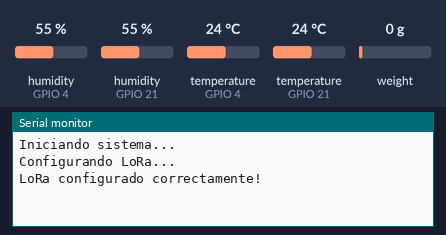
Recording of a sketch running on a simulated ESP32. Parts: the last lines printed to the serial monitor. The test bench sets the inputs (shaded band); at power-on: humidity (sensors on GPIO 4, GPIO 21) 55 %, weight on the scale 0 g, temperature (sensors on GPIO 4, GPIO 21) 24 °C. I2S audio is not simulated (input reads silence); no radio packets arrive unless stated.

Above: at 2.2 s.
2.3 s: humidity (sensor on GPIO 4) set to 22 %
At 5.4 s:
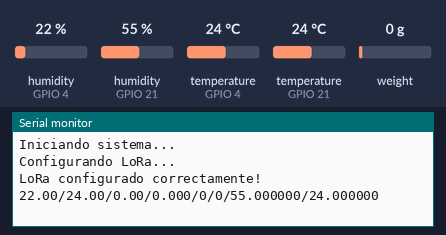
8.7 s: humidity (sensor on GPIO 21) set to 22 %
At 10.7 s:
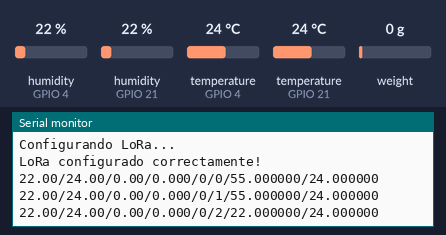
12.6 s: weight on the scale set to 100 g
At 13.9 s:
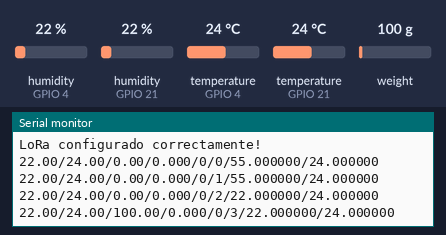
16.5 s: temperature (sensor on GPIO 4) set to 12 °C
At 17.0 s:
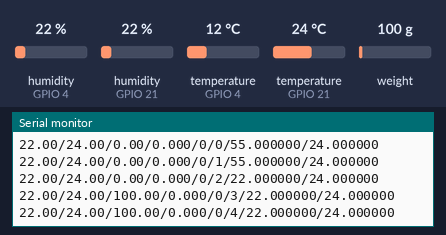
20.4 s: temperature (sensor on GPIO 21) set to 12 °C
At 23.5 s:
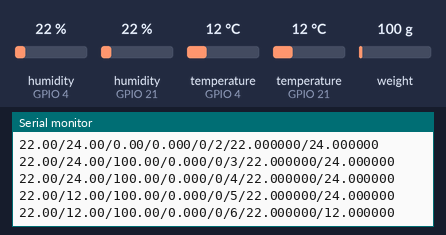
24.3 s: weight on the scale set to 1250 g
At 26.7 s:
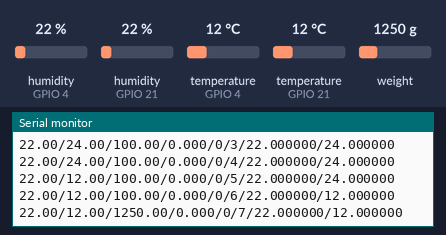
Timing chart, 0 to 28.2 s (numbered marks = the images above; inputs shaded):
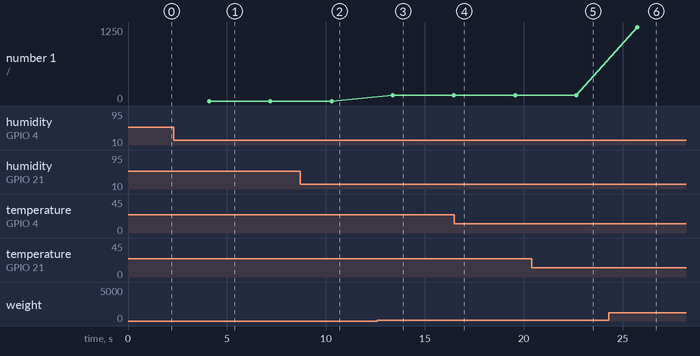

Measured:
- after the input at 2.3 s, the serial monitor: prints a new line after 1.8 s (image 1)
- after the input at 8.7 s, the serial monitor: prints a new line after 1.6 s (image 2)
- after the input at 12.6 s, the serial monitor: prints a new line after 0.78 s (image 3)
- after the input at 20.4 s, the serial monitor: prints a new line after 2.3 s (image 5)
- after the input at 24.3 s, the serial monitor: prints a new line after 1.4 s (image 6)
- plotted number 1: 0 → 100 after the input at 12.6 s, 100 → 1250 after the input at 24.3 s

The sketch:

Tx1.ino
```cpp
/*
Escuela Colombiana de Ingenieria Julio Garavito
Luis Francisco Leal Baute
Edgar Daniel Ruiz Patiño
Tomás Felipe Montañez Piñeros

Descripción: Codigo para la ESP32 Transmisora.
*/

// Librerías necesarias
#include <DHT.h>
#include <DHT_U.h>
#include <LoRa.h>
#include <SPI.h>
#include "HX711.h"
#include <driver/i2s.h>

// Definición de pines y constantes
const int LOADCELL_DOUT_PIN = 16;
const int LOADCELL_SCK_PIN = 15;
#define DHTPIN 4
#define DHTPIN2 21
#define DHTTYPE DHT22
#define DHTTYPE2 DHT11
#define ss 5
#define rst 14
#define dio0 2
#define I2S_WS 25
#define I2S_SD 33
#define I2S_SCK 32
#define I2S_PORT I2S_NUM_0

// Parámetros para el buffer y el rango de abejas
#define bufferLen 64
int16_t sBuffer[bufferLen];
#define MIN_BEES 0
#define MAX_BEES 1000

// Variables globales
int contador = 0;
DHT dht1(DHTPIN, DHTTYPE);
DHT dht2(DHTPIN2, DHTTYPE2);
HX711 scale;
unsigned long lastTime = 0;
const unsigned long interval = 1000; // Intervalo en milisegundos

// Función para instalar el driver I2S
void i2s_install() {
    const i2s_config_t i2s_config = {
        .mode = i2s_mode_t(I2S_MODE_MASTER | I2S_MODE_RX),
        .sample_rate = 44100,
        .bits_per_sample = i2s_bits_per_sample_t(16),
        .channel_format = I2S_CHANNEL_FMT_ONLY_LEFT,
        .communication_format = i2s_comm_format_t(I2S_COMM_FORMAT_I2S),
        .intr_alloc_flags = 0,
        .dma_buf_count = 8,
        .dma_buf_len = bufferLen,
        .use_apll = false
    };

    i2s_driver_install(I2S_PORT, &i2s_config, 0, NULL);
}

// Función para configurar los pines I2S
void i2s_setpin() {
    const i2s_pin_config_t pin_config = {
        .bck_io_num = I2S_SCK,
        .ws_io_num = I2S_WS,
        .data_out_num = -1,
        .data_in_num = I2S_SD
    };

    i2s_set_pin(I2S_PORT, &pin_config);
}

// Configuración de LoRa
void setupLoRa() {
    Serial.println("Configurando LoRa...");
    LoRa.setPins(ss, rst, dio0);

    while (!LoRa.begin(433E6)) { // Frecuencia según región
        Serial.println("Intentando conectar a LoRa...");
        delay(500);
    }
    LoRa.setSyncWord(0xA5);
    Serial.println("LoRa configurado correctamente!");
}

// Función para leer los sensores
void LeerSensores() {
    delay(2000); // Espera para el sensor DHT
    float h1 = dht1.readHumidity();
    float t1 = dht1.readTemperature();
    float h2 = dht2.readHumidity();
    float t2 = dht2.readTemperature();

    if (isnan(h1) || isnan(t1)) {
        Serial.println("Error leyendo del sensor DHT22");
        return;
    }
    if (isnan(h2) || isnan(t2)) {
        Serial.println("Error leyendo del sensor DHT11");
        return;
    }

    // Leer peso de la báscula
    float weight = scale.get_units(10);

    // Procesar datos del micrófono
    float voltageRMS = 0;
    int estimatedBees = 0;
    float mayor_dato = 0; // Almacena el dato máximo absoluto

    size_t bytesIn = 0;
    esp_err_t result = i2s_read(I2S_PORT, &sBuffer, bufferLen * sizeof(int16_t), &bytesIn, portMAX_DELAY);
    if (result == ESP_OK) {
        int16_t samples_read = bytesIn / sizeof(int16_t);
        if (samples_read > 0) {
            for (int16_t i = 0; i < samples_read; ++i) {
                float sample = abs(sBuffer[i]); // Trabajamos con valores absolutos
                if (sample > mayor_dato) {
                    mayor_dato = sample; // Actualizar el dato máximo
                }
            }

            // Calcular voltaje RMS utilizando el dato máximo
            voltageRMS = (mayor_dato / 32767.0) * 3.3;

            // Mapear el voltaje al rango de abejas
            estimatedBees = map(voltageRMS * 1000, 50, 3300, MIN_BEES, MAX_BEES);
            if (estimatedBees < MIN_BEES) estimatedBees = MIN_BEES;
            if (estimatedBees > MAX_BEES) estimatedBees = MAX_BEES;
        }
    }

    // Enviar datos
    enviarDatos(h1, t1, weight, voltageRMS, estimatedBees, h2, t2);
}

// Función para enviar datos a través de LoRa
void enviarDatos(float h1, float t1, float w, float vRMS, int bees, float h2, float t2) {
    char sensores[100]; // Asegurar suficiente espacio
    snprintf(sensores, sizeof(sensores), "%.2f/%.2f/%.2f/%.3f/%d/%d/%f/%f", h1, t1, w, vRMS, bees, contador, h2, t2);

    LoRa.beginPacket();
    LoRa.print(sensores);
    LoRa.endPacket();
    Serial.println(sensores);
    contador++;
}

// Función de configuración inicial
void setup() {
    Serial.begin(115200);
    Serial.println("Iniciando sistema...");
    dht1.begin();
    dht2.begin();
    scale.begin(LOADCELL_DOUT_PIN, LOADCELL_SCK_PIN);
    scale.set_scale(421);
    scale.tare();
    setupLoRa();
    i2s_install();
    i2s_setpin();
    i2s_start(I2S_PORT);
}

// Bucle principal
void loop() {
    if (millis() - lastTime >= interval) {
        lastTime = millis();
        LeerSensores();
    }
}
```
